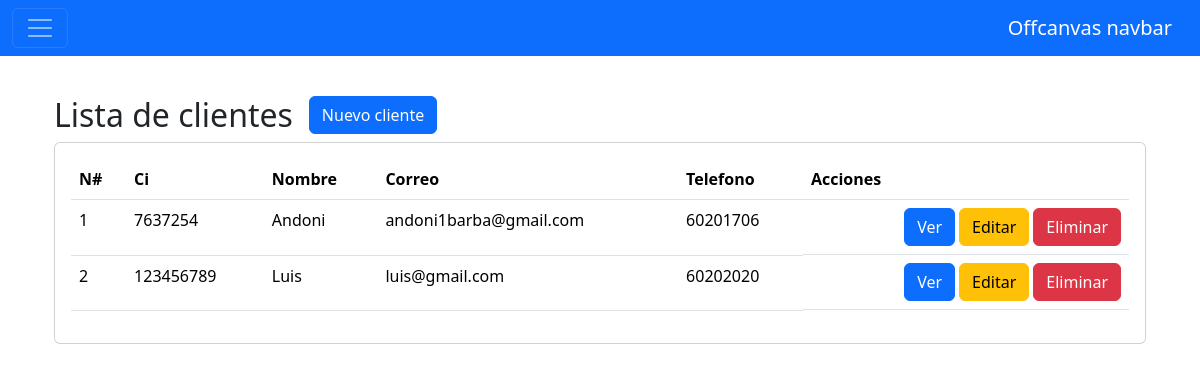
The page /administracion/clientes/ on the database as committed earlier.
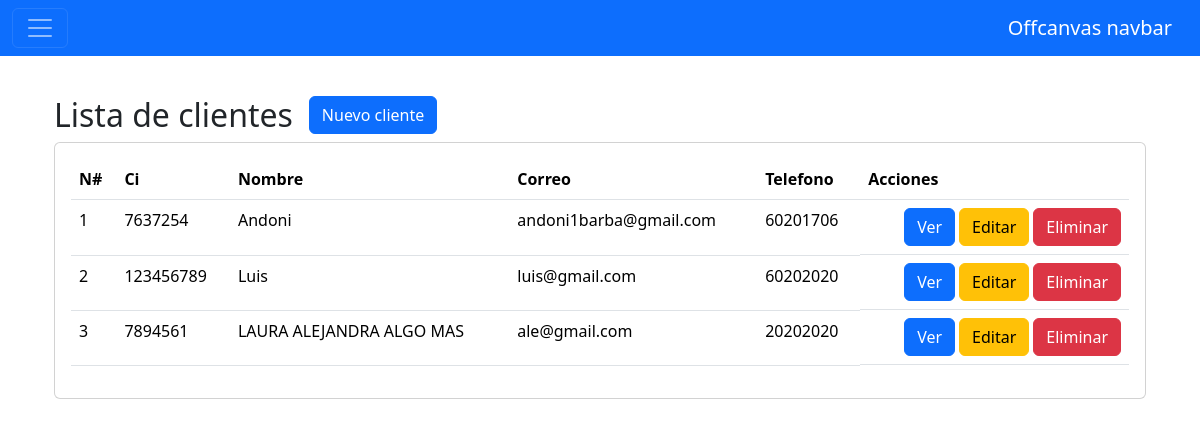
The same page on the database as committed later.
### administracion/models.py (models this page shows, shortened)
class Cliente(models.Model):
    nombre = models.CharField(max_length=200)
    ci = models.CharField(max_length=20)
    telefono = models.CharField(max_length=20)
    direccion = models.CharField(max_length=200)
    email = models.EmailField()

### administracion/views.py (the view)
# urls.py: path('clientes/', views.ClienteListView.as_view(), name='clientes'),
class ClienteListView(ListView):
    model = Cliente
    template_name = 'administracion/clientes/browse.html'
    context_object_name = 'clientes'

### administracion/templates/administracion/clientes/browse.html (shortened to what this page needs)
{% extends "administracion/base/base.html" %}
{% block content %}
    <div class="container-fluid">
        <div class="d-flex gap-3 aling-items-center">
            <h2>Lista de clientes</h2>
            <div>
                <a href="{% url 'administracion:crear_cliente' %}" class="btn btn-primary">Nuevo cliente</a>
            </div>
        </div>
        <div class="card">
            <div class="card-body table-responsive">
                <div class="row">
                    <div class="col-12">
                        <table class="table table-hover">
                            <thead>
                                <tr>
                                    <th>N#</th>
                                    <th>Ci</th>
                                    <th>Nombre</th>
                                    <th>Correo</th>
                                    <th>Telefono</th>
                                    <th>Acciones</th>
                                </tr>
                            </thead>
                            <tbody>
                                {% for cliente in clientes %}
                                    <tr>
                                        <td>{{ forloop.counter }}</td>
                                        <td>{{ cliente.ci }}</td>
                                        <td>{{ cliente.nombre }}</td>
                                        <td>{{ cliente.email }}</td>
                                        <td>{{ cliente.telefono }}</td>
                                        <td class="d-flex gap-1 justify-content-end">
                                            <a href="{% url "administracion:detalle_cliente" cliente.id %}" class="btn btn-primary">Ver</a>
                                            <a href="#" class="btn btn-warning">Editar</a>
                                            <a href="#" class="btn btn-danger">Eliminar</a>
                                        </td>
                                    </tr>
                                {% endfor %}
                            </tbody>
                        </table>
                    </div>
                </div>
            </div>
        </div>
    </div>
{% endblock %}

Rows that differ between the two databases and show on the page:
added Cliente: ci "7894561", nombre "LAURA ALEJANDRA ALGO MAS", email "ale@gmail.com", telefono "20202020"
